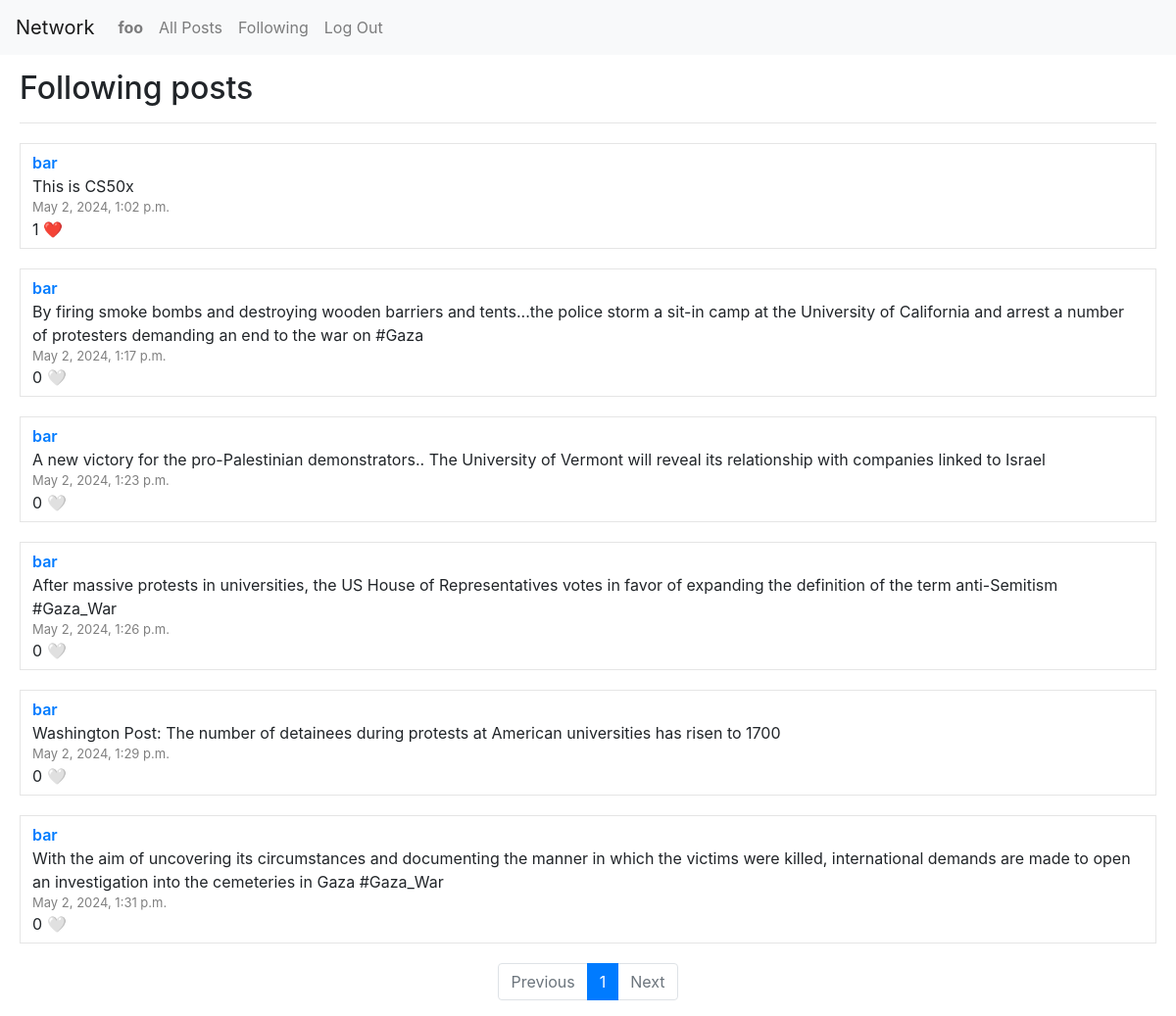
Page /following (signed in) on the committed database.
### network/models.py (models this page shows, shortened)
class User(AbstractUser):
    following = models.ManyToManyField('self', related_name='followers', symmetrical=False, null=True, blank=True)
    likes = models.ManyToManyField('Post', related_name='liked_by', blank=True)
    def __str__(self):
        return self.username

class Post(models.Model):
    poster = models.ForeignKey(User, related_name="posts", on_delete=models.CASCADE, null=False, blank=False)
    content = models.TextField(null=False, blank=False)
    date = models.DateTimeField(auto_now_add=True, editable=False)

### network/views.py (the view)
# urls.py: path("following", views.following, name="following"),
@login_required(login_url='login')
def following(request, page_number=1):
    following_posts = Post.objects.filter(poster__in=request.user.following.all())
    p = Paginator(following_posts, posts_count_per_page)
    current_page = p.page(page_number)
    return render(request, "network/following.html", {
        "current_page": current_page,
        "pages": p,
    })

### network/templates/network/following.html (shortened to what this page needs)
{% extends "network/layout.html" %}
{% block body %}
    <h2>Following posts</h2>
    <hr>
    {% for post in current_page %}
        <div class="post">
            <div class="poster">
                <a href="{% url 'profile' post.poster %}">{{ post.poster }}</a>
            </div>
            <div class="content">{{ post.content }}</div>
            <div class="date">{{ post.date }}</div>
            <div class="likes">
                <span>{{ post.liked_by.count }}</span>
                {% if post in user.likes.all %}
                    <a class="like-btn" data-id="{{ post.pk }}">❤️</a>
                {% else %}
                    <a class="like-btn" data-id="{{ post.pk }}">🤍</a>
                {% endif %}
            </div>
        </div>
    {% empty %}
        <div class="post">
            No posts.
        </div>
    {% endfor %}
    <nav aria-label="Page navigation example">
        <ul class="pagination justify-content-center">
          {% if not current_page.has_previous %}
            <li class="page-item disabled">
                <a class="page-link" tabindex="-1" aria-disabled="true">Previous</a>
            </li>
          {% else %}
            <li class="page-item">
                <a class="page-link" href="{% url 'following' current_page.previous_page_number %}" tabindex="-1" aria-disabled="true">Previous</a>
            </li>
          {% endif %}
          {% for i in pages.page_range %}
            {% if current_page.number == i %}
                <li class="page-item active"><a class="page-link" href="{% url 'following' i %}">{{ i }}</a></li>
            {% else %}
                <li class="page-item"><a class="page-link" href="{% url 'following' i %}">{{ i }}</a></li>
            {% endif %}
          {% endfor %}
          {% if not current_page.has_next %}
            <li class="page-item disabled">
                <a class="page-link">Next</a>
            </li>
          {% else %}
            <li class="page-item">
                <a class="page-link" href="{% url 'following' current_page.next_page_number %}" >Next</a>
            </li>
          {% endif %}
        </ul>
    </nav>
{% endblock %}

### network/templates/network/layout.html (shortened to what this page needs)
{% load static %}
<!DOCTYPE html>
<html lang="en">
    <head>
        <link rel="stylesheet" href="https://stackpath.bootstrapcdn.com/bootstrap/4.4.1/css/bootstrap.min.css">
        <link href="{% static 'network/styles.css' %}" rel="stylesheet">
    </head>
    <body>
        <nav class="navbar navbar-expand-lg navbar-light bg-light">
            <a class="navbar-brand" href="#">Network</a>
            <div>
              <ul class="navbar-nav mr-auto">
                {% if user.is_authenticated %}
                    <li class="nav-item">
                        <a class="nav-link" href="{% url 'profile' user %}"><strong>{{ user }}</strong></a>
                    </li>
                {% endif %}
                <li class="nav-item">
                  <a class="nav-link" href="{% url 'index' %}">All Posts</a>
                </li>
                {% if user.is_authenticated %}
                    <li class="nav-item">
                        <a class="nav-link" href="{% url 'following' %}">Following</a>
                    </li>
                    <li class="nav-item">
                        <a class="nav-link" href="{% url 'logout' %}">Log Out</a>
                    </li>
                {% endif %}
              </ul>
            </div>
          </nav>
        <div class="body">
            {% block body %}
            {% endblock %}
        </div>
    </body>
</html>

### network/static/network/styles.css (style rules this page uses)
.body { margin: 15px 20px; }
.post { border: 1px solid rgba(0, 0, 0, .1); margin: 20px 0; padding: 7px 12px; }
.poster { font-weight: 600; }
.date { font-size: 13px; color: gray; }
.like-btn { text-decoration: none; cursor: pointer; }

### rows in the picture
User: username "foo"
Post: poster "bar", content "This is CS50x", date "May 2, 2024, 1:02 p.m.", liked_by.count "1"
Post: poster "bar", content "By firing smoke bombs and destroying wooden barriers and tents...the police storm a sit-in camp at the University of California and arrest a number of protesters demanding an end to the war on #Gaza", date "May 2, 2024, 1:17 p.m.", liked_by.count "0"
Post: poster "bar", content "A new victory for the pro-Palestinian demonstrators.. The University of Vermont will reveal its relationship with companies linked to Israel", date "May 2, 2024, 1:23 p.m.", liked_by.count "0"
Post: poster "bar", content "After massive protests in universities, the US House of Representatives votes in favor of expanding the definition of the term anti-Semitism #Gaza_War", date "May 2, 2024, 1:26 p.m.", liked_by.count "0"
Post: poster "bar", content "Washington Post: The number of detainees during protests at American universities has risen to 1700", date "May 2, 2024, 1:29 p.m.", liked_by.count "0"
Post: poster "bar", content "With the aim of uncovering its circumstances and documenting the manner in which the victims were killed, international demands are made to open an investigation into the cemeteries in Gaza #Gaza_War", date "May 2, 2024, 1:31 p.m.", liked_by.count "0"

### other values in the picture
{{ i }} "1"
